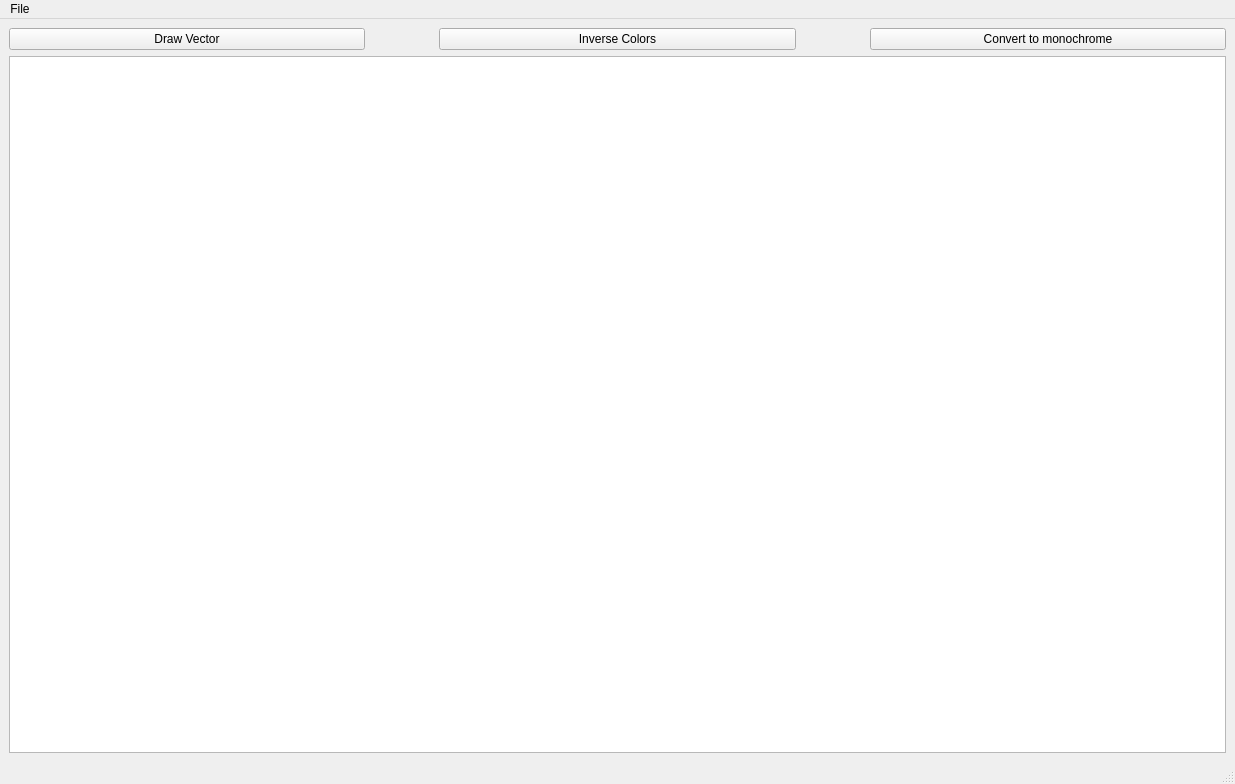
<?xml version="1.0" encoding="UTF-8"?>
<ui version="4.0">
 <class>MW</class>
 <widget class="QMainWindow" name="MW">
  <property name="geometry">
   <rect>
    <x>0</x>
    <y>0</y>
    <width>1235</width>
    <height>784</height>
   </rect>
  </property>
  <property name="sizePolicy">
   <sizepolicy hsizetype="Fixed" vsizetype="Fixed">
    <horstretch>0</horstretch>
    <verstretch>0</verstretch>
   </sizepolicy>
  </property>
  <property name="windowTitle">
   <string>MW</string>
  </property>
  <widget class="QWidget" name="centralwidget">
   <layout class="QVBoxLayout" name="verticalLayout">
    <item>
     <layout class="QHBoxLayout" name="horizontalLayout">
      <property name="spacing">
       <number>74</number>
      </property>
      <item>
       <widget class="QPushButton" name="Vector_Btn">
        <property name="text">
         <string>Draw Vector</string>
        </property>
       </widget>
      </item>
      <item>
       <widget class="QPushButton" name="InverseColors_Btn">
        <property name="text">
         <string>Inverse Colors</string>
        </property>
       </widget>
      </item>
      <item>
       <widget class="QPushButton" name="ToMonochrome_btn">
        <property name="text">
         <string>Convert to monochrome</string>
        </property>
       </widget>
      </item>
     </layout>
    </item>
    <item>
     <widget class="QGraphicsView" name="PictureView">
      <property name="sizePolicy">
       <sizepolicy hsizetype="Expanding" vsizetype="Expanding">
        <horstretch>0</horstretch>
        <verstretch>0</verstretch>
       </sizepolicy>
      </property>
     </widget>
    </item>
   </layout>
  </widget>
  <widget class="QMenuBar" name="menubar">
   <property name="geometry">
    <rect>
     <x>0</x>
     <y>0</y>
     <width>1235</width>
     <height>22</height>
    </rect>
   </property>
   <widget class="QMenu" name="menuSave_as">
    <property name="title">
     <string>File</string>
    </property>
    <addaction name="actionOpen"/>
    <addaction name="actionSave_as"/>
   </widget>
   <addaction name="menuSave_as"/>
  </widget>
  <widget class="QStatusBar" name="statusbar"/>
  <action name="actionSave_as">
   <property name="icon">
    <iconset resource="resources.qrc">
     <normaloff>:/new/icons/Save.bmp</normaloff>:/new/icons/Save.bmp</iconset>
   </property>
   <property name="text">
    <string>Save as</string>
   </property>
  </action>
  <action name="actionOpen">
   <property name="icon">
    <iconset resource="resources.qrc">
     <normaloff>:/new/icons/Open.bmp</normaloff>:/new/icons/Open.bmp</iconset>
   </property>
   <property name="text">
    <string>Open</string>
   </property>
  </action>
 </widget>
 <resources>
  <include location="resources.qrc"/>
 </resources>
 <connections/>
</ui>
